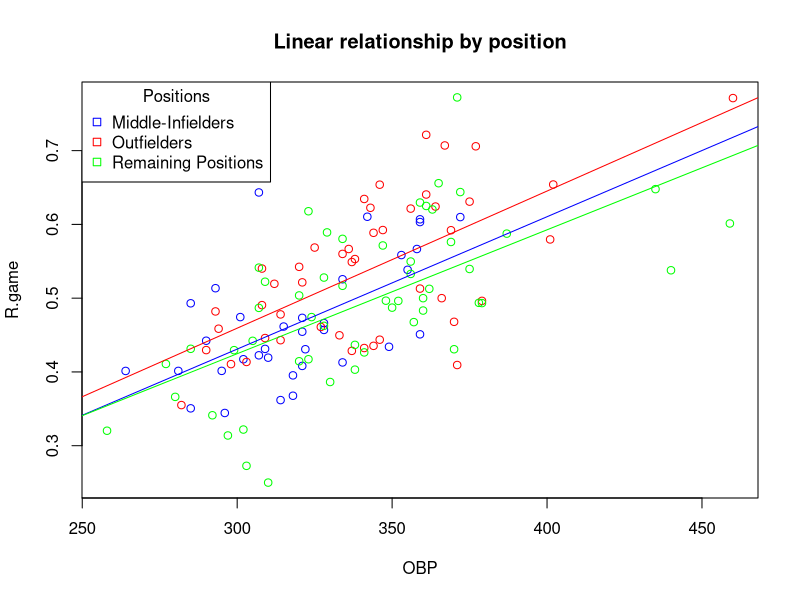

The R source for this figure:

# read the data
mlb <- read.csv(file="MLB2015data.csv", header=TRUE)
attach(mlb)

# diving players in 3 groups -- "mid-inf", "outfielders", "remaining players".
mid.inf <- ifelse((Pos=="2B") | (Pos=="SS"), 1, 0)
outfielder <- ifelse((Pos=="CF") | (Pos=="RF") | (Pos=="LF"), 1, 0)
# remaining players are in mid.inf = 0 and outfielder = 0.

R.game <- R / G
OBP <- OBP * 1000

# -----------------------------------------------------
# Part A

# Obtain separate regression lines for each group
fit.Mid <- lm(R.game~OBP, subset=mid.inf==1)
fit.Out <- lm(R.game~OBP, subset=outfielder==1)
fit.Rem <- lm(R.game~OBP, subset=(mid.inf==0) & (outfielder==0))

summary(fit.Mid)
summary(fit.Out)
summary(fit.Rem)

# Add points to empty plot. 
plot(OBP, R.game, type="n", main="Linear relationship by position")
points(OBP[mid.inf==1], R.game[mid.inf==1] , col="blue")
points(OBP[outfielder==1], R.game[outfielder==1] , col="red")
points(OBP[(mid.inf==0) & (outfielder==0)], R.game[(mid.inf==0) & (outfielder==0)], 
       col="green")

# Add regression lines with color
abline(fit.Mid, col="blue")
abline(fit.Out, col="red")
abline(fit.Rem, col="green")

# Add legend
legend("topleft", c("Middle-Infielders", "Outfielders", "Remaining Positions" ), 
       col=c("blue", "red", "green"), pch = .5, title = "Positions")

# ----------------------------------------------------------
# Part B

fit.nointeraction <- lm(R.game ~ OBP + mid.inf + outfielder)
summary(fit.nointeraction)

# beta0 = intercept of the "remaining group" line
# beta1 = slope of the 3 lines 
# beta2 = difference of intercepts, (mid infielders - remaining group)
# beta3 = difference of intercepts, (outfielders - remaining group)

# This model assumes that the slopes of the 3 lines are equal. 

# Note that there is a statistically significant difference (at the 0.05 level) 
# between the intercepts of the "outfielders" line and the "remaining" players line. 

# The difference between the intercepts of the "mid-infielders" line and the 
# "remaining" players line is not so statistically significant.

# Under the assumption of equal slopes, it seems that outfielders tend to be faster 
# (or at least better base runners) than mid-infielders and remaining players.

# ----------------------------------------------------
# Part C.

fit.interaction <- lm(R.game ~ OBP + mid.inf + outfielder + OBP * mid.inf 
                      + OBP * outfielder)
summary(fit.interaction)

# beta0 = intercept of the "remaining group" line
# beta1 = slope of the "remaining group" line
# beta2 = difference of intercepts between middle infielders - remaining group
# beta3 = difference of intercepts between outfielders - remaining group
# beta4 = difference of slopes between middle infielders - remaining group
# beta5 = difference of slopes between outfielders - remaining group

# The t-tests for beta4 and beta5 suggest that the differences in slopes 
# are not statistically significant. 

# Part D.
anova(fit.nointeraction, fit.interaction)  # Test difference in slopes (joint F-test)

# The F-test above suggest that we can drop the interaction terms from the model, 
# so the equal slopes assumption is appropriate. The no-interaction model is enough 
# (assuming we are not interested in other variables).
